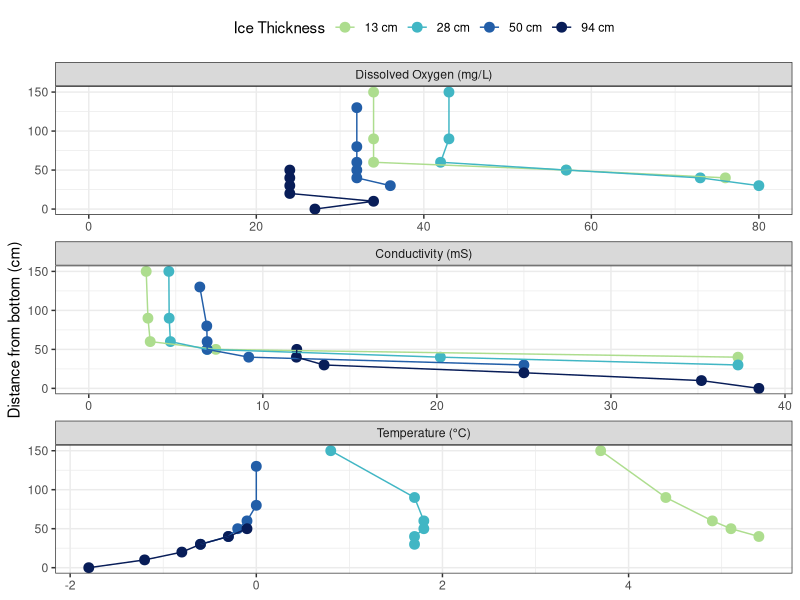

Here is the R script that generated this plot:
## ---- chunk 1
knitr::opts_chunk$set(echo = TRUE,
                      message = FALSE, 
                      warning = FALSE,
                      fig.align = "center",
                      fig.width = 10,
                      fig.height = 6)
## ---- chunk 2

# Libraries
library("tidyverse")       # data wrangling and visualisation   
library("corrplot")        # graphical display of a correlation matrix
library("GGally")          # ggplot2 extension for plots - inspect several plots together
library("vegan")           # multivariate analysis
library("patchwork")       # arrange plots
library ("cowplot")        # set a theme
library("here")            # set the path to the folder 
library("viridis")          # for color palettes
library("ggpubr")         # for arranging plots
library("reshape2")

set.seed(57)
## ---- chunk 3

#load data
envdata  <-  read.csv("sample_data.csv", header = TRUE, row.names = 1) %>%
  dplyr::select(-Date, -Days.since.start.freeze, -Depth.bin, -Depth)

envdata.m <- melt(envdata, c("Ice.thickness", "Dist.from.bottom"))

envdata.m$Ice.thickness.cm <- as.factor(envdata.m$Ice.thickness)

envdata.m <- envdata.m[order(envdata.m$variable, 
                             envdata.m$Ice.thickness.cm, 
                             envdata.m$Dist.from.bottom), ]

envdata_plot <- ggplot(envdata.m, aes(x = Dist.from.bottom, y = value, color = Ice.thickness)) +
  geom_point(size = 3) +
  geom_line(linewidth = 0.5) +
  theme_bw() +
  theme(legend.position = "top") +
  labs(color = "Ice Thickness", y = NULL, x = "Distance from bottom (cm)") +
  scale_color_manual(values = c("#addd8e", "#41b6c4", "#225ea8", "#081d58")) +
  facet_wrap(. ~ variable, nrow = 3, scales = "free_x",
             labeller = as_labeller(c(DO = "Dissolved Oxygen (mg/L)", 
                                      Conductivity.mS = "Conductivity (mS)",
                                      Temperature = "Temperature (\u00B0C)"))) +
  expand_limits(x = 0) + # Ensures y starts at 0 in all facets
  expand_limits(y = 0) + # Ensures x starts at 0 in all facets
  coord_flip()

envdata_plot

#ggsave("Figure2_env.svg", envdata_plot, width = 180, height = 200, units = "mm",dpi = 300)
#ggsave("Figure2_env.png", envdata_plot, width = 180, height = 200, units = "mm",dpi = 300)
